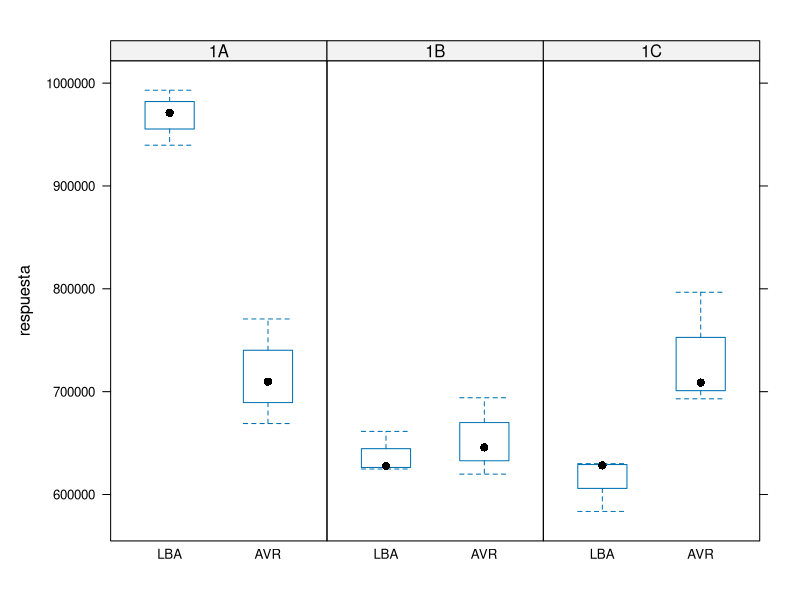
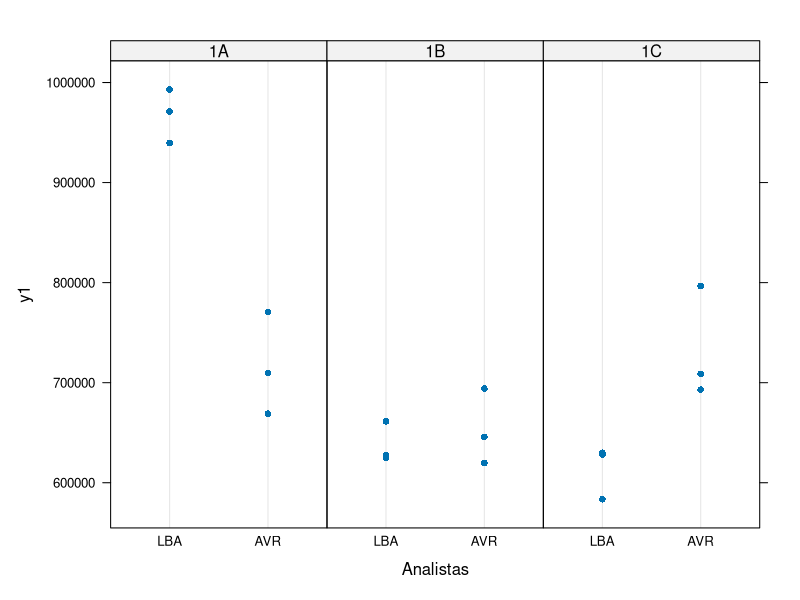
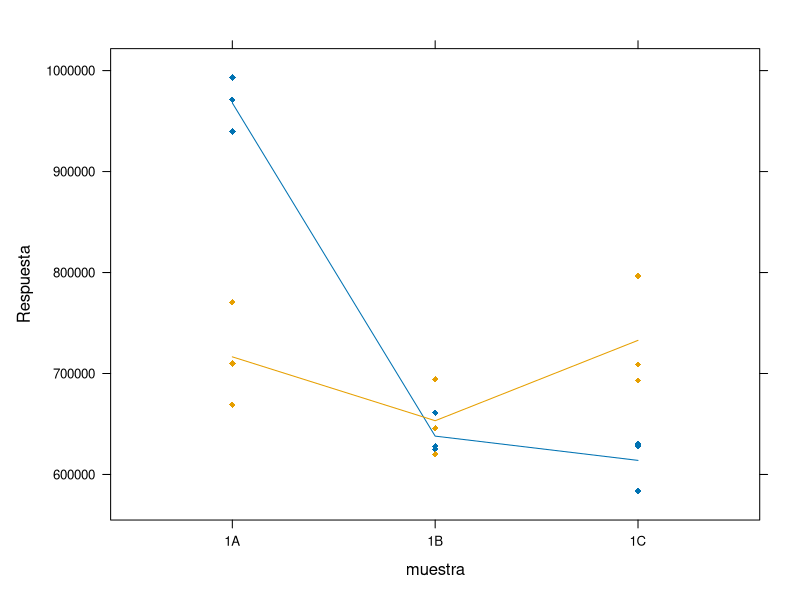
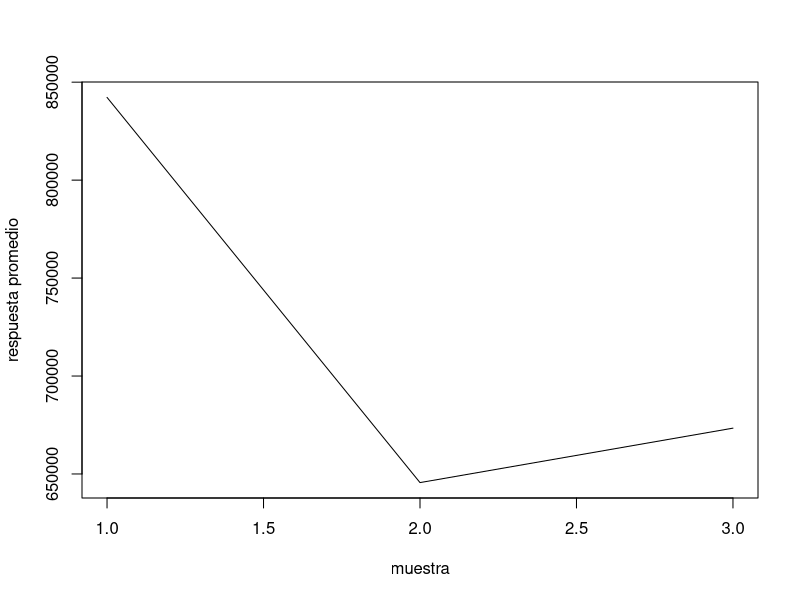

Recreate these plots in R, in order. (Note: this script raises an error after producing the figures.)
## ---- chunk 1
y1 <- c(971139.17,993091.32,939623.49,709782.87,669008.93,770667.88,661346.38,624767.59,627798.79,619786,694073.24,645820.67,628314.16,583527.14,629979.67,708849.22,796648.09,693050.17)
y2 <- c(3692,3725,3745,3507,3347,3397,3707,3728,3707,3365,3340,3318,3715,3737,3687,3395,3535,3753)
analista <- rep(c(1,2),each=3,3)
repe <- rep(c(1,2,3),6)
muestra <- rep(1:3,each=6)

df1 <- data.frame(cbind(y1,analista,repe,muestra))
df2 <- data.frame(cbind(y2,analista,repe,muestra))

str(df1);str(df2)

df1$y1 <- as.numeric(df1$y1)
df1$analista <- factor(df1$analista)
levels(df1$analista) = c("LBA","AVR")
df1$muestra <- factor(df1$muestra)
levels(df1$muestra) = c("1A","1B","1C")
df1$repe <- factor(df1$repe)
#-----------------------------------
df2$y2 <- as.numeric(df2$y2)
df2$analista <- factor(df2$analista)
levels(df2$analista) = c("LBA","AVR")
df2$muestra <- factor(df2$muestra)
levels(df2$muestra) = c("1A","1B","1C")
df2$repe <- factor(df2$repe)

table(df1$analista,df1$muestra)
table(df2$analista,df2$muestra)
## ---- chunk 2
library(lattice)

bwplot(y1~analista|muestra,layout=c(3,1),ylab = "respuesta",data = df1)
dotplot(y1~analista|muestra,xlab="Analistas",layout=c(3,1),data=df1)
xyplot(y1~muestra,groups = analista, type = c("p", "a"),pch = 18,  ylab = "Respuesta", df1)
plot(tapply(df1$y1,df1$muestra,mean),type = "l",xlab = "muestra",ylab = "respuesta promedio")


# ver esto en la noche!
# creo la "hoja en blanco"
grid.newpage()
pushViewport(viewport(layout = grid.layout(nrow = 4, ncol = 3)))

# una funcion que simplifica el acomodo de los graficos
define_region <- function(row, col){
  viewport(layout.pos.row = row, layout.pos.col = col)
}

print(gg_RR, vp = define_region(row = 1, col = 1:3))
print(gg_Nino34SSTA, vp = define_region(row = 2, col = 1:3))
print(gg_NDWI, vp = define_region(row = 3, col = 1))
print(gg_TNA, vp = define_region(row = 3, col = 2))
print(gg_EVI, vp = define_region(row = 3, col = 3))
print(gg_NDVI, vp = define_region(row = 4, col = 1))
print(gg_LSD, vp = define_region(row = 4, col = 2))
print(gg_LSN, vp = define_region(row = 4, col = 3))
## ---- chunk 3
y <- c(42,45,42,42,80,78,35,47,80,82,72,74,53,55,70,
       70,70,68,52,50,75,80,60,60,52,50,75,80,60,60,
       61,60,70,73,70,68,70,72,47,47,70,72,50,60,68,
       60,68,70,38,32,35,40,60,60,52,58,70,75,68,72)
operador <- rep(c(1,2,3),each=2,5)
repe <- rep(c(1,2),15)
pieza <- rep(1:10,each = 6)

base <- data.frame(cbind(y,operador,repe, pieza))

str(base)
base$y <- as.numeric(base$y)
base$operador <- factor(base$operador)

base$pieza <- factor(base$pieza)
base$repe <- factor(base$repe)
str(base)

table(base$operador,base$pieza)
library(lattice)

bwplot(y~operador|pieza,layout=c(10,1),ylab = "respuesta",data = base)
dotplot(y~operador|pieza,xlab="Operadores",layout=c(10,1),data=base)
xyplot(y~pieza,groups = operador, type = c("p", "a"),pch = 18,  ylab = "Respuesta", base)
plot(tapply(base$y,base$pieza,mean),type = "l",xlab = "pieza",ylab = "respuesta promedio")
## ---- chunk 4
modvar=lm(y~pieza*operador,base)
#---------------------------------------------------------
library(lme4)
mod1=lmer(y~(1|pieza)+(1|operador)+(1|pieza:operador),base)
summary(mod1)

var.inter=124.433
var.pieza=3.716
var.oper=59.395
var.error=9.317
vars=c(var.error,var.pieza,var.oper,var.inter)
names(vars)=c("Residuales","Pieza","Operador","Interaccion")
round(vars,1)

stot=sum(vars)
stot

porc=vars/stot*100
names(porc)=c("Residual","Pieza","Operador","Interaccion")
round(porc,1)
## ---- chunk 5
mod2=lmer(y~(1|pieza)+(1|operador),base)
anova(mod1,mod2)
## ---- chunk 6
porc

porc[1]
sum(porc[3:4]) 

sum(porc[-2])# variabilidad del instrumento
## ---- chunk 7
R=sum(porc[3:4])
r=porc[1]
R

0.3*r
